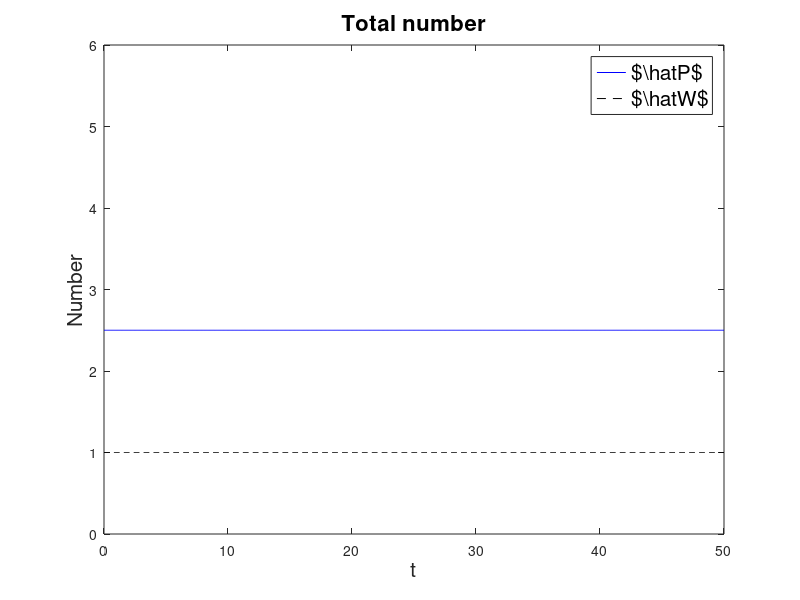

Recreate this plot in MATLAB.
clear all;
close all;
% parameters
hatlambdaP = 0.4;
lambdaR = 0.02;
delta = 0.2;
hatp = 0.25;

k1 = 2;
k2 = 2;
m1 = 2;
m2 = 2;

Tfinal = 50;
dt = 0.05;
N = Tfinal/dt;

P0 = 2.5;
W0 = 1;
P = zeros(N+1,1);
W = zeros(N+1,1);

P(1) = P0;
W(1) = W0;

for i = 1:N
p = (2*hatp-1)/(1+(k1*W(i))^m1);
lambdaP = hatlambdaP/(1+(k2*W(i))^m2);
    P(i+1) = P(i) + dt*( p*lambdaP * P(i) + lambdaR * W(i));
    W(i+1) = W(i) + dt*( (1-p)*lambdaP*P(i) - lambdaR*W(i) - delta * W(i));
end

time_vec = (0:N)*dt;
plot(time_vec, P, 'b-', time_vec, W, 'k--');
xlabel('t', 'FontSize', 15);
ylabel('Number', 'FontSize', 15);
ylim([0 6]);
legend('$\hat{P}$', '$\hat{W}$', 'FontSize', 15);
title('Total number', 'FontSize', 16);